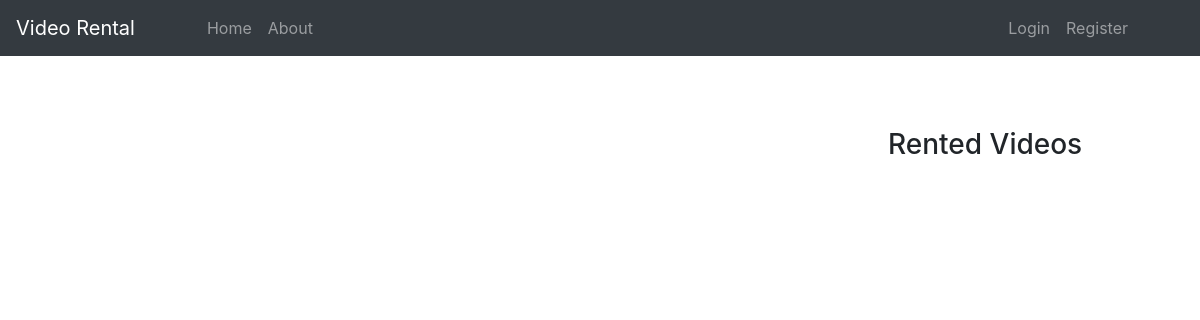
The app's page /, older data.
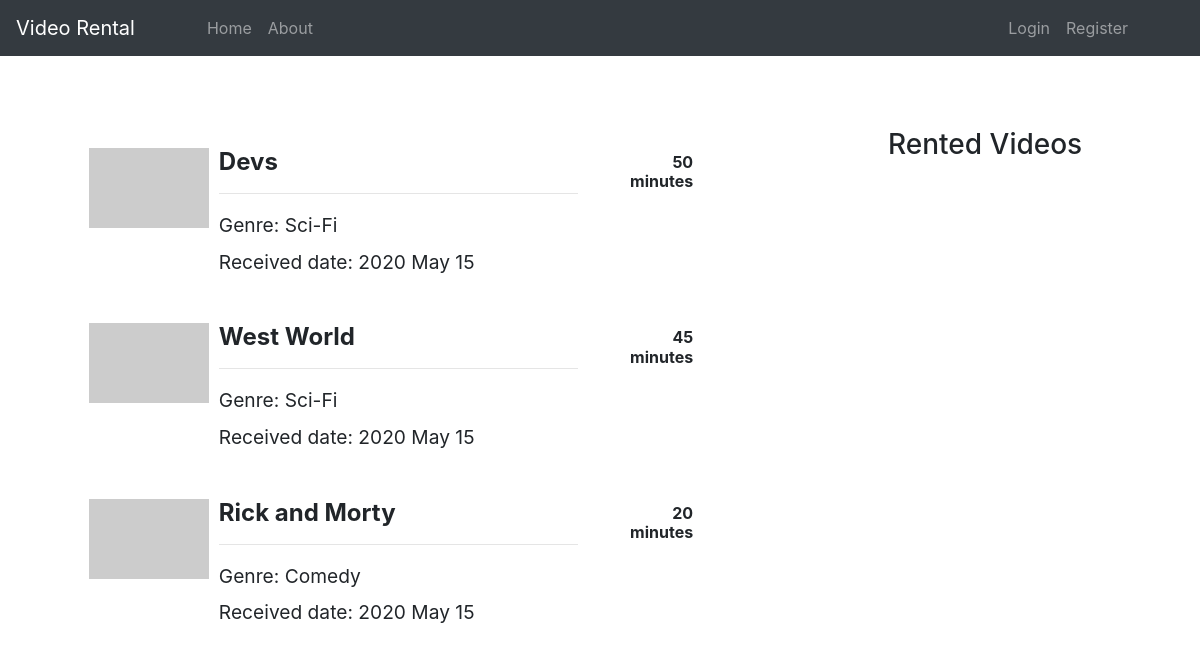
The same page, newer data.
### video/models.py (models this page shows, shortened)
class Video(models.Model):
    title = models.CharField(max_length=100)
    genre = models.CharField(max_length=30)
    duration = models.IntegerField()
    receive_date = models.DateTimeField(auto_now_add=True)
    renter = models.ForeignKey(User, on_delete=models.SET_DEFAULT, default=1)

### video/views.py (the view)
# urls.py: path('', VideoListView.as_view(), name='video-home'),
class VideoListView(ListView):
    model = Video
    template_name = 'video/home.html'
    context_object_name = 'videos'
    ordering = ['title']
    def get_context_data(self, **kwargs):
        context = super().get_context_data(**kwargs)
        context['videos'] = Video.objects.all().filter(renter=1)  # Admin id is 1
        context['rented_videos'] = Video.objects.all().exclude(renter=1)
        return context

### video/templates/video/home.html (shortened to what this page needs)
{% extends "video/base.html" %}
{% block content %}
    <div class="row">
        <div class="col-md-9">
            {% for video in videos %}
                <div class="card-body">
                        <div class="row">
                            <div class="col-xs-2 col-md-2">
                                <img class="img-responsive" src="http://placehold.it/120x80" alt="prewiew">
                            </div>
                            <div class="col-xs-4 col-md-6">
                                <h4 class="product-name"><strong>{{ video.title }}</strong></h4><hr>
                                <h4><small>Genre: {{ video.genre }}</small></h4>
                                <h4><small>Received date: {{ video.receive_date|date:"Y F d" }}</small></h4>
                            </div>
                            <div class="col-xs-6 col-md-4 row">
                                <div class="col-xs-6 col-md-6 text-right" style="padding-top: 5px">
                                    <h6><strong>{{ video.duration }} minutes</strong></h6>
                                </div>
                            </div>
                        </div>
                </div>
            {% endfor %}
        </div>
        <div class="col-md-3">
          <div class="content-section">
            <h3>Rented Videos</h3>
          </div>
        </div>
    </div>
{% endblock content %}

### video/templates/video/base.html (shortened to what this page needs)
{% load static %}
<!DOCTYPE html>
<html>
<head>
    <link rel="stylesheet" href="https://stackpath.bootstrapcdn.com/bootstrap/4.3.1/css/bootstrap.min.css">
    <link href="{% static 'video/main.css' %}" rel="stylesheet">
</head>
<body>
    <header class="site-header">
      <nav class="navbar navbar-expand-md navbar-dark bg-dark fixed-top">
      <a class="navbar-brand" href="{% url 'video-home' %}">Video Rental</a>
      <div class="collapse navbar-collapse pl-5" id="navbarsExampleDefault">
          <div class="collapse navbar-collapse" id="navbarToggle">
            <div class="navbar-nav mr-auto">
                <a class="nav-item nav-link" href="{% url 'video-home' %}">Home</a>
                <a class="nav-item nav-link" href="{% url 'video-about' %}">About</a>
            </div>
            <div class="navbar-nav pr-5">
                {% if user.is_authenticated %}
                    <a class="nav-item nav-link" href="{% url 'video-rented' %}">Profile</a>
                    <a class="nav-item nav-link" href="{% url 'logout' %}">Logout</a>
                {% else %}
                    <a class="nav-item nav-link" href="{% url 'login' %}">Login</a>
                    <a class="nav-item nav-link" href="{% url 'register' %}">Register</a>
                {% endif %}
            </div>
          </div>
      </div>
    </nav>
    </header>
    <main role="main" class="container">
      <div  class="starter-template">
          {% block content %}{% endblock %}
      </div>
    </main>
</body>
</html>

### video/static/video/main.css (style rules this page uses)
body { padding-top: 5rem; }
.starter-template { padding: 3rem 1.5rem; text-align: left; }

Row changes from the older to the newer data that the page shows:
added Video: title "Devs", genre "Sci-Fi", receive_date "2020 May 15", duration "50"
added Video: title "West World", genre "Sci-Fi", receive_date "2020 May 15", duration "45"
added Video: title "Rick and Morty", genre "Comedy", receive_date "2020 May 15", duration "20"
